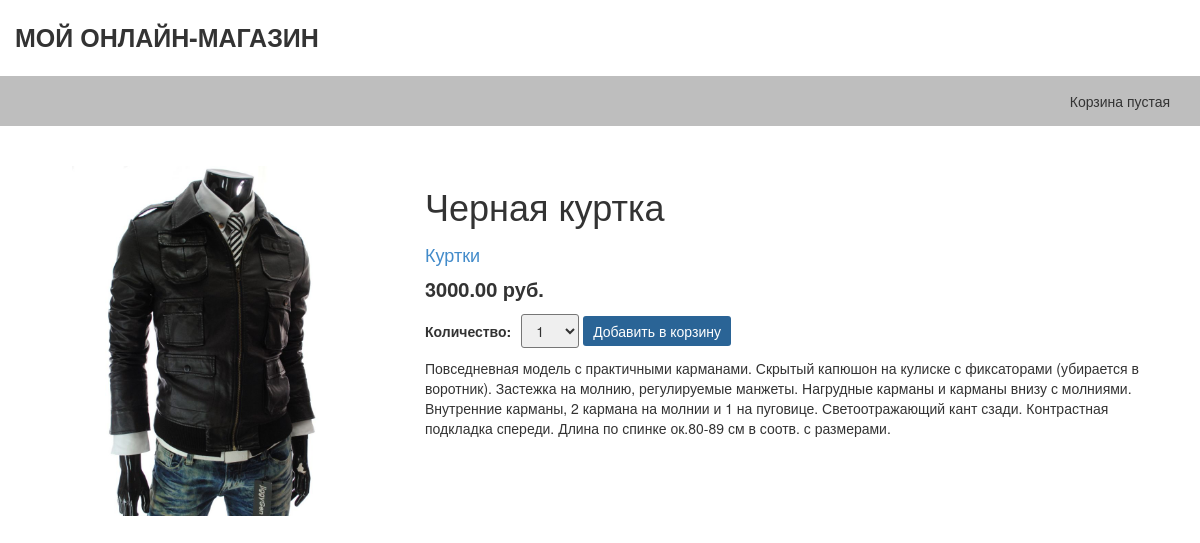
The page /1/chernaya-kurtka/ on the database its author committed.
### shop/models.py (models this page shows, shortened)
class Product(models.Model):
    category = models.ForeignKey(Category, related_name='products', verbose_name="Категория")
    name = models.CharField(max_length=200, db_index=True, verbose_name="Название")
    slug = models.SlugField(max_length=200, db_index=True)
    image = models.ImageField(upload_to='products/%Y/%m/%d/', blank=True, verbose_name="Изображение товара")
    description = models.TextField(blank=True, verbose_name="Описание")
    price = models.DecimalField(max_digits=10, decimal_places=2, verbose_name="Цена")
    stock = models.PositiveIntegerField(verbose_name="На складе")
    available = models.BooleanField(default=True, verbose_name="Доступен")
    created = models.DateTimeField(auto_now_add=True, verbose_name='Создан')
    updated = models.DateTimeField(auto_now=True, verbose_name='Обновлен')
    class Meta:
        ordering = ['name']
        index_together = [
            ['id', 'slug']
        ]
        verbose_name = 'Товар'
        verbose_name_plural = 'Товары'

class Category(models.Model):
    name = models.CharField(max_length=200, db_index=True, verbose_name='Имя')
    slug = models.SlugField(max_length=200, db_index=True, unique=True)
    class Meta:
        ordering = ['name']
        verbose_name = 'Категория'
        verbose_name_plural = 'Категории'
    def __str__(self):
        return self.name
    def get_absolute_url(self):
        return reverse('shop:ProductListByCategory', args=[self.slug])

### shop/views.py (the view)
# urls.py: url(r'^(?P<id>\d+)/(?P<slug>[-\w]+)/$', views.ProductDetail, name='ProductDetail'),
def ProductDetail(request, id, slug):
    product = get_object_or_404(Product, id=id, slug=slug, available=True)
    cart_product_form = CartAddProductForm()
    return render(request, 'shop/product/detail.html',
                             {'product': product,
                              'cart_product_form': cart_product_form})

### cart/forms.py
class CartAddProductForm(forms.Form):
    quantity = forms.TypedChoiceField(choices=PRODUCT_QUANTITY_CHOICES, coerce=int, label="Количество")
    update = forms.BooleanField(required=False, initial=False, widget=forms.HiddenInput)

### cart/cart.py (called while the page is built)
    def __len__(self):
        return sum(item['quantity'] for item in self.cart.values())

### cart/context_processors.py (called while the page is built)
def cart(request):
    return {'cart': Cart(request)}

### shop/templates/shop/product/detail.html (shortened to what this page needs)
{% extends "shop/base.html" %}
{% load static %}
{% block content %}
  <div class="product-detail">
    <div class="col-sm-4">
      <img src="{% if product.image %}{{ product.image.url }}{% else %}{% static "img/no-image.jpg"%}{% endif %}" class="img-responsive">
    </div>
    <div class="col-sm-8">
      <h1>{{ product.name }}</h1>
      <h2><a href="{{ product.category.get_absolute_url }}">{{ product.category }}</a></h2>
      <p class="price">{{ product.price }} руб.</p>
      <form action="{% url "cart:CartAdd" product.id %}" method="post" class="add">
        {{ cart_product_form }}
        <input type="submit" value="Добавить в корзину">
      </form>
      <span>{{ product.description | linebreaks}}</span>
    </div>
  </div>
{% endblock %}

### shop/static/css/style.css (style rules this page uses)
.product-detail { margin-top: 40px; }
.price { font-weight: 600; font-size: 20px; }
.product-detail h2 { font-size: 18px; }
form.add { margin-bottom: 10px; }
form.add label { margin-right: 10px; }
#id_quantity { padding: 5px 10px; border-radius: 3px; }
form.add input[type="submit"] { background: #2a6496; border-radius: 3px; border: 0; padding: 5px 10px; color: white; }

### rows shown on the page
Product: image (picture), name "Черная куртка", category "Куртки", price "3000.00", description "Повседневная модель с практичными карманами. Скрытый капюшон на кулиске с фиксаторами (убирается в воротник). Застежка на молнию, регулируемые манжеты. Нагрудные карманы и карманы внизу с молниями. Внутренние карманы, 2 кармана на молнии и 1 на пуговице. Светоотражающий кант сзади. Контрастная подкладка спереди. Длина по спинке ок.80-89 см в соотв. с размерами."
